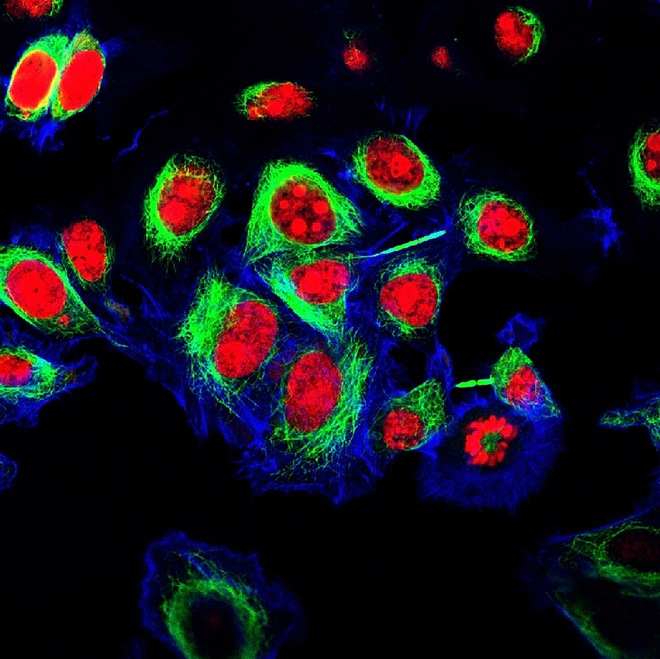
#> input picture DIPFall2023_Joyce_Mikey_Assignment1A/images/hela_cells_RGB.jpg, 660 x 659 px, shrunk from 2280 x 2276 before the run, given in place of rgb_stop.jpg, which was not available
$ python main.py
#> lines starting #> are read from the running program, lines starting #| are printed output that depends on the picture; pictures that were not available may be replaced by others from this repository, and a replacement may not be noted
import numpy as np
import matplotlib.pyplot as plt
import cv2
import sys
import time


def myimhist(bin_size, img, hist):
    # the hist variable that is passed will be the histogram
    if type(img) is not list:
        img = img.flatten().tolist()

    for i in range(len(img)):
        hist[int(img[i]/bin_size)] += 1

    return hist


def get_histogram(file_path, nbins, mask=None):
    '''
    This function will compute the histogram for an image based on the number of bins given.
    If a mask is given, then it will compute the histogram including the mask.
    If None is returned, then there was some sort of error with the inputs to the function.
    '''
    # ensure the number of bins is valid
    if nbins > 256 or nbins < 1:
        print('Max amount of bins is 256, minimum amount of bins is 1')
        return None

    # ensure the image exists
    if type(file_path) is str:
        img = read_img(file_path)
    else:
        img = file_path

    if mask is not None:
        mask = read_img(mask, 1)

    bin_size = (256 / nbins)

    if len(img.shape) > 2:
        # the image is not grayscale, most likely RGB
        if len(img.shape) > 3:
            print("Can't interpret image, please input an RGB or grayscale image")
            return None

        h_blue, h_green, h_red = np.zeros(nbins), np.zeros(nbins), np.zeros(nbins)

        img_b, img_g, img_r = cv2.split(img)
        temp_b, temp_g, temp_r = [], [], []

        if mask is not None:
            if mask.shape != img_b.shape:
                print('Mask is not same size as input image')
                return None
            else:
                for i in range(mask.shape[0]):
                    for j in range(mask.shape[1]):
                        if mask[i][j] > 0:
                            temp_b.append(img_b[i][j])
                            temp_g.append(img_g[i][j])
                            temp_r.append(img_r[i][j])
                img_b = temp_b
                img_g = temp_g
                img_r = temp_r

        h_blue = myimhist(bin_size, img_b, h_blue)
        h_green = myimhist(bin_size, img_g, h_green)
        h_red = myimhist(bin_size, img_r, h_red)

        h = [
            h_blue, h_green, h_red
        ]
    else:
        # the image is grayscale
        h = np.zeros(nbins)
        temp_img = []

        if mask is not None:
            if mask.shape != img.shape:
                print('Mask is not same size as input image')
                return None
            else:
                for i in range(mask.shape[0]):
                    for j in range(mask.shape[1]):
                        if mask[i][j] > 0:
                            temp_img.append(img[i][j])
                img = temp_img

        h = myimhist(bin_size, img, h)

    return h


def read_img(file_path, is_mask=None):
    if is_mask is None:
        # ensure the image exists
        try:
            img = cv2.imread(file_path, cv2.IMREAD_UNCHANGED)
            img.shape
        except:
            print('Input image did not exist\nProcessing a general image instead')
            img = cv2.imread('../images/jerry_gray.jpg', cv2.IMREAD_UNCHANGED)
    else:
        try:
            img = cv2.imread(file_path, cv2.IMREAD_UNCHANGED)
            img.shape
        except:
            print('Input mask did not exist\nProcessing a general mask instead')
            img = cv2.imread('../images/mask_stop2.jpg', cv2.IMREAD_UNCHANGED)

    return img


# [43 lines left out: functions perform_discard, min_max_stretch, not called in this run]


def print_intensities(img):
    print('Minimum: ', np.min(img))
    print('Maximum: ', np.max(img))


def plot_rgb_hist(h):
    plt.bar(range(len(h[0])), h[0], color='#3ec6f7')
    plt.show()
    plt.bar(range(len(h[1])), h[1], color='#3ef74d')
    plt.show()
    plt.bar(range(len(h[2])), h[2], color='#f74a3e')
    plt.show()


def histogram_experiment(file_path, nbins, mask=None):
    start_time = time.time()
    if mask is None:
        h = get_histogram(file_path, nbins)
        print("--- %s seconds ---" % (time.time() - start_time))
        if len(h) > 1:
            plot_rgb_hist(h)
        else:
            plt.bar(range(len(h)), h, color='#932bcf')
    else:
        h = get_histogram('../images/rgb_stop.jpg', nbins, '../images/mask_stop2.png')
        print("--- %s seconds ---" % (time.time() - start_time))
        plot_rgb_hist(h)


# [19 lines left out: function contrast_experiment, not called in this run]


if __name__ == '__main__':
    # Experiments for histogram calculation; uses helper function to mitigate written code
    num_bins = 256
    print('Entire Image Histogram nbins=256')
    histogram_experiment('../images/rgb_stop.jpg', num_bins)
#> in read_img, img is the input picture: shape (659, 660, 3); mean B, G, R 26, 19.4, 21.4
#> in get_histogram, `img_b, img_g, img_r = cv2.split(img)`:
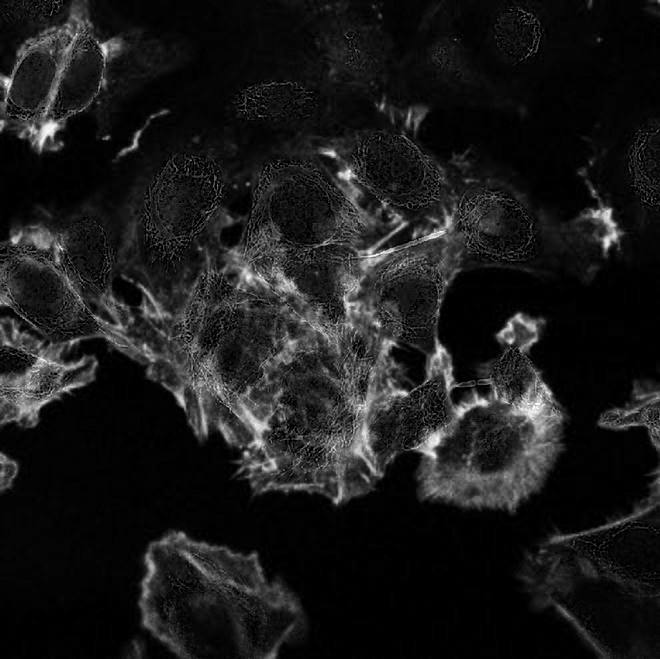
#> img_b: shape (659, 660); min 0, max 255, mean 26
#> in get_histogram, `img_b, img_g, img_r = cv2.split(img)`:
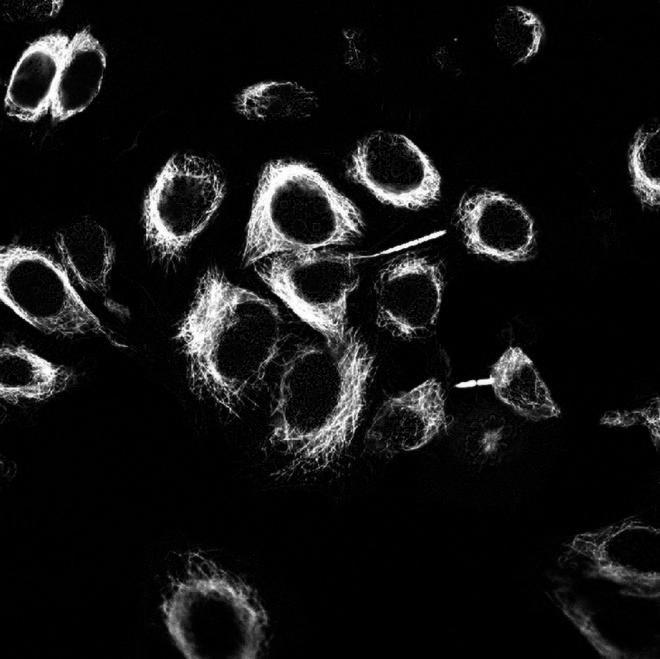
#> img_g: shape (659, 660); min 0, max 255, mean 19.4
#> in get_histogram, `img_b, img_g, img_r = cv2.split(img)`:
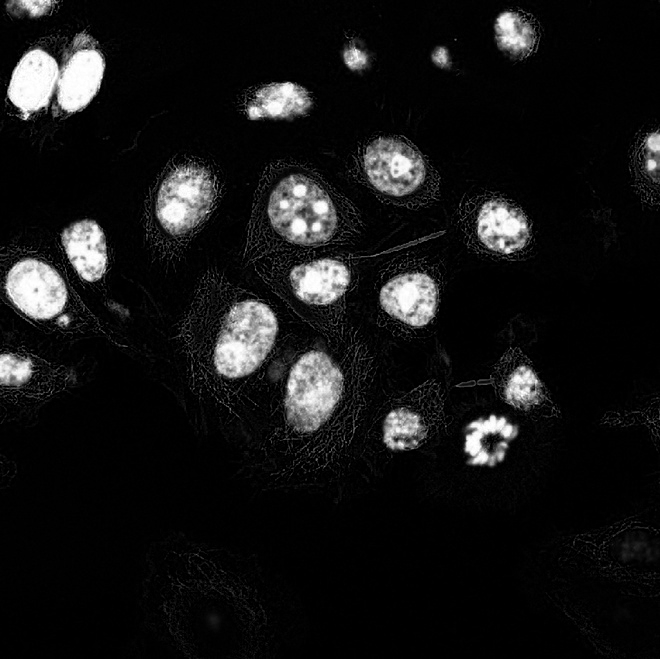
#> img_r: shape (659, 660); min 0, max 255, mean 21.4
#> in myimhist, `img = img.flatten().tolist()`: img = 434940 items
#> after the loop in myimhist, `for i in range(len(img)):`: hist = 256 values, max 63449 at index 0, min 1 at index 246, mean 1699
#> in get_histogram, `h_blue = myimhist(bin_size, img_b, h_blue)`: h_blue has the same summary as hist in myimhist
#> in get_histogram, `h_green = myimhist(bin_size, img_g, h_green)`: h_green = 256 values, max 153276 at index 0, min 127 at index 221, mean 1699
#> in get_histogram, `h_red = myimhist(bin_size, img_r, h_red)`: h_red = 256 values, max 149725 at index 0, min 161 at index 101, mean 1699
#> in histogram_experiment, `h = get_histogram(file_path, nbins)`: h = 3 items
#> in plot_rgb_hist, `plt.show()`:
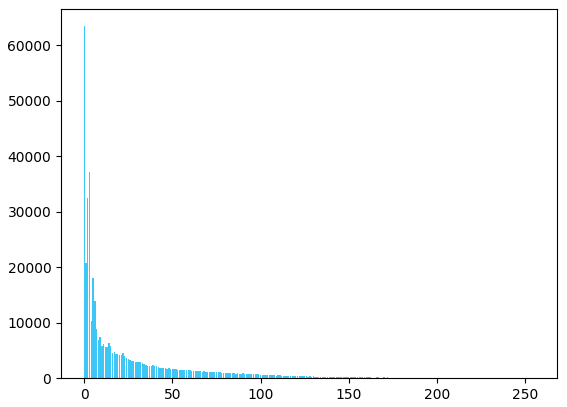
#> figure drawn by matplotlib, 1 panel; tallest bar 63449 high, from x = -0.4 to 0.4
#> in plot_rgb_hist, `plt.show()`:
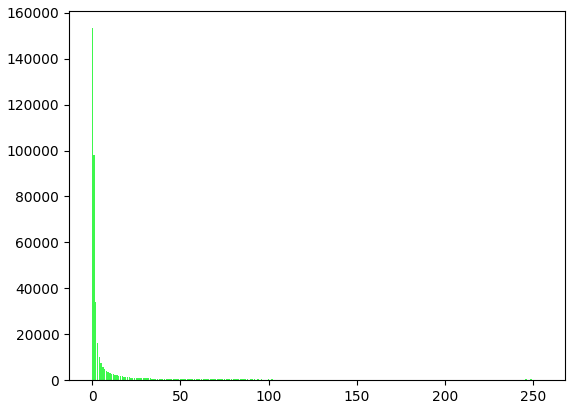
#> figure drawn by matplotlib, 1 panel; tallest bar 153276 high, from x = -0.4 to 0.4
#> in plot_rgb_hist, `plt.show()`:
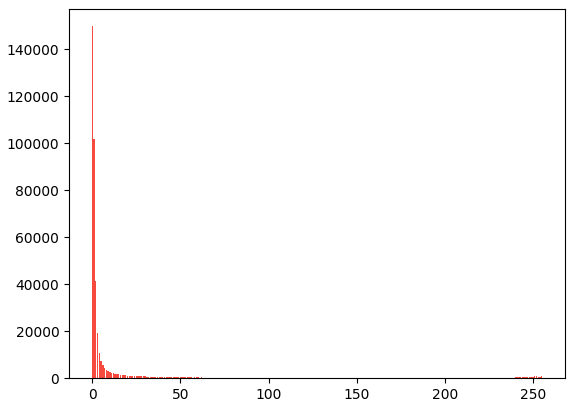
#> figure drawn by matplotlib, 1 panel; tallest bar 149725 high, from x = -0.4 to 0.4
    print('Regional Image Histogram nbins=256')
    histogram_experiment('../images/rgb_stop.jpg', num_bins, '../images/mask_stop2.png')
#> call 3 of read_img, with file_path = '../images/mask_stop2.png', is_mask = 1
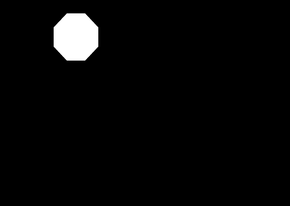
#> input picture DIPFall2023_Joyce_Mikey_Assignment1B/images/mask_stop2.png, 290 x 206 px, shrunk from 1000 x 713 before the run
#> in read_img, img is the input picture: shape (206, 290); min 0, max 255, mean 7.4
#> (the run stopped early here; a loop or call above may not have finished)
